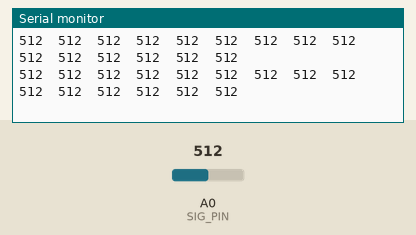
Recording of a sketch running on a simulated Arduino Uno, built with avr-gcc and run on an emulated ATmega328P. Shown: the last lines printed to the serial monitor. The test bench sets the inputs (shaded band); at power-on: A0 (SIG_PIN) = 512.

Above: at 1.2 s.
1.3 s: A0 (SIG_PIN) set to 110
At 1.43 s:
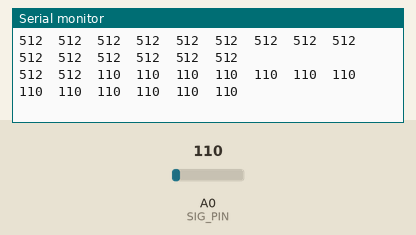
4.3 s: A0 (SIG_PIN) set to 95
At 4.31 s:
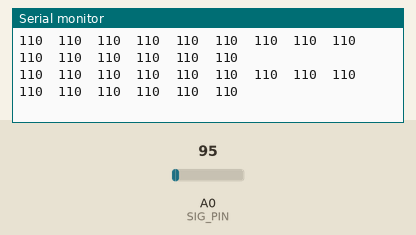
11.8 s: A0 (SIG_PIN) set to 8
At 11.81 s:
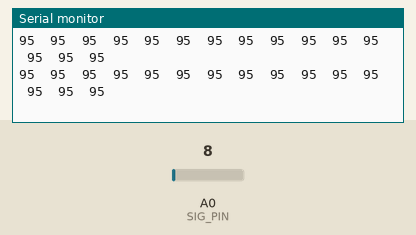
14.8 s: A0 (SIG_PIN) set to 11
At 14.98 s:
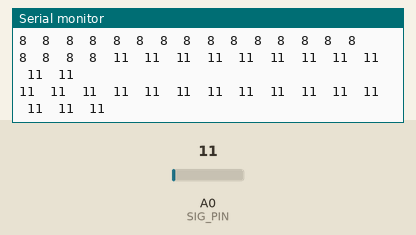
Timing chart, 0 to 17.8 s (numbered marks = the images above; inputs shaded):
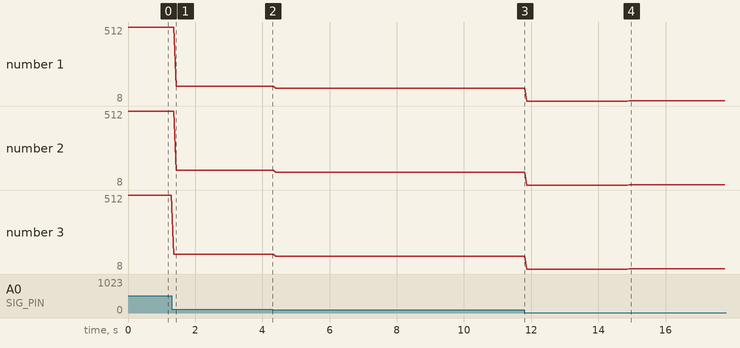

The sketch:

Sensor_Reading_By_MUX.ino
```cpp
// Define control pins for the multiplexer
#define S0 2
#define S1 3
#define S2 4
#define S3 5
#define SIG_PIN A0 // Define the signal pin connected to the multiplexer (SIG)

int sensor[12];

void setup() {
  // Set control pins as outputs
  pinMode(S0, OUTPUT);
  pinMode(S1, OUTPUT);
  pinMode(S2, OUTPUT);
  pinMode(S3, OUTPUT);

  // Initialize serial communication for debugging
  Serial.begin(9600);
}

void loop() {
  for (int channel = 0; channel < 15; channel++) {
    selectChannel(channel);
    sensor[channel] = analogRead(SIG_PIN);
    Serial.print(String(sensor[channel]) + "  ");  //comment this line while using in main LFR code
  }
  Serial.println();
}

// Function to select a channel on the multiplexer
void selectChannel(int channel) {
  // Set the state of each control pin
  digitalWrite(S0, bitRead(channel, 0));  // Least significant bit
  digitalWrite(S1, bitRead(channel, 1));
  digitalWrite(S2, bitRead(channel, 2));
  digitalWrite(S3, bitRead(channel, 3));  // Most significant bit
}
```

Measured:
- after the input at 1.3 s, the serial monitor: prints a new line after 0.06 s (image 1)
- after the input at 14.8 s, the serial monitor: prints a new line after 0.06 s (image 4)
- plotted number 1: 512 → 110 after the input at 1.3 s, 110 → 95 after the input at 4.3 s, 95 → 8 after the input at 11.8 s, 8 → 11 after the input at 14.8 s
- plotted number 2: 512 → 110 after the input at 1.3 s, 110 → 95 after the input at 4.3 s, 95 → 8 after the input at 11.8 s, 8 → 11 after the input at 14.8 s
- plotted number 3: 512 → 110 after the input at 1.3 s, 110 → 95 after the input at 4.3 s, 95 → 8 after the input at 11.8 s, 8 → 11 after the input at 14.8 s
